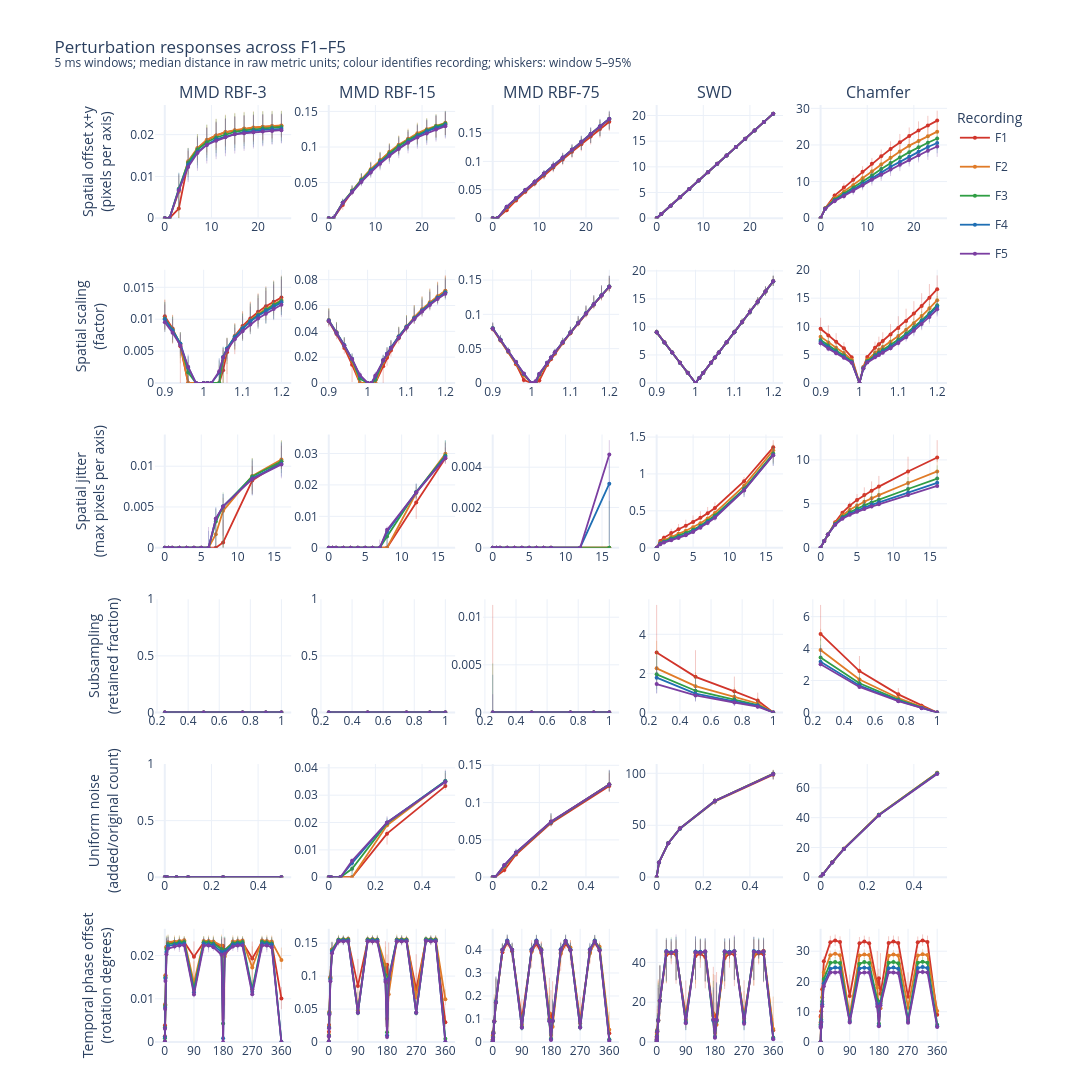

Notebook source saved alongside this figure:
### Markdown cell above
## Median across windows

Each point above is the **mean** of one distance per window (392, 200, 132, 99 and 80 windows for F1 to F5). The cells below draw the same figures with the **median** of those distances, for comparison. The whiskers (5th to 95th window percentiles) are the same in both versions.

- The paper uses the median, as do the noise floor, the simulator distances and `analysis/simulator_checks/unit_conversion.py`.
- MMD distances are clamped at zero, so where most windows give exactly zero, the mean stays slightly above zero while the median is zero.
- The distances across windows are skewed under temporal offset, so there the mean lies about 10 to 45% above the median.

### Code cell
def median_view(summary):
    """Same rows, with the window median in the column the plotting helpers read."""
    if not np.isfinite(summary.median_distance).all():
        raise ValueError("Non-finite summary medians found; inspect exclusions.")
    return summary.assign(mean_distance=summary.median_distance)


def label_as_median(figure):
    """Relabel a figure built from median_view: title, axis titles and hover text.

    The hover line for signed MMD squared keeps its label, because that value is
    still the mean of the signed estimates.
    """
    def swap(text):
        return (text.replace("Mean distance", "Median distance")
                    .replace("mean distance", "median distance")
                    .replace("mean curve", "median curve"))
    figure.update_layout(title_text=swap(figure.layout.title.text))
    figure.for_each_yaxis(lambda axis: axis.update(title_text=swap(axis.title.text))
                          if axis.title.text else None)
    figure.for_each_trace(lambda trace: trace.update(hovertemplate=swap(trace.hovertemplate))
                          if trace.hovertemplate else None)
    return figure


median_summary = median_view(perturbation_summary)
overview_median_figure = label_as_median(
    perturbation_overview(median_summary, SHOW_WINDOW_SPREAD))
MEDIAN_FIGURE_PATH = NOTEBOOK_OUTPUT / "perturbation_overview_median.html"
overview_median_figure.write_html(MEDIAN_FIGURE_PATH, include_plotlyjs=True)
display(overview_median_figure)
print(f"Saved interactive figure: {MEDIAN_FIGURE_PATH}")
